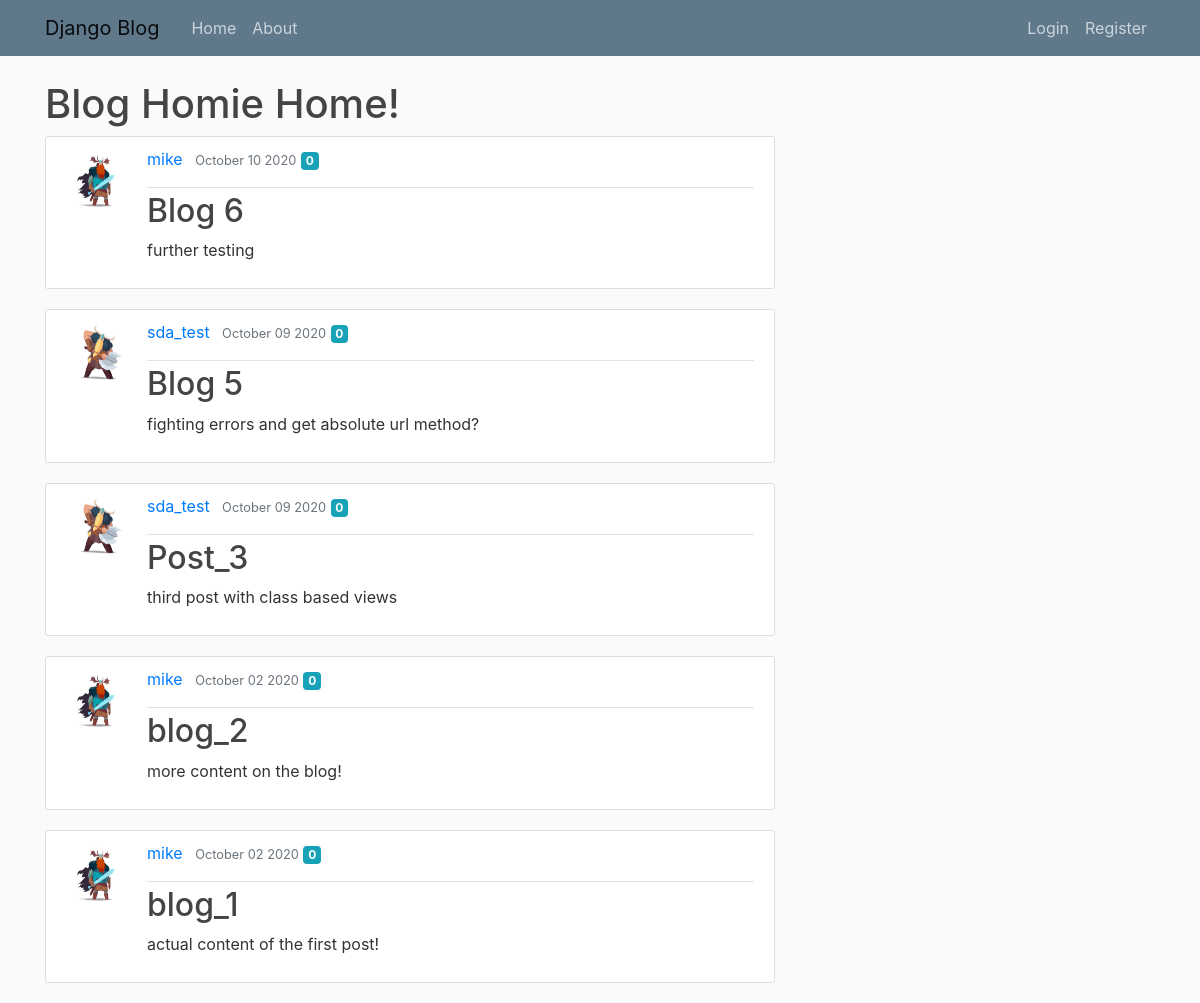
The app's page /, older data.
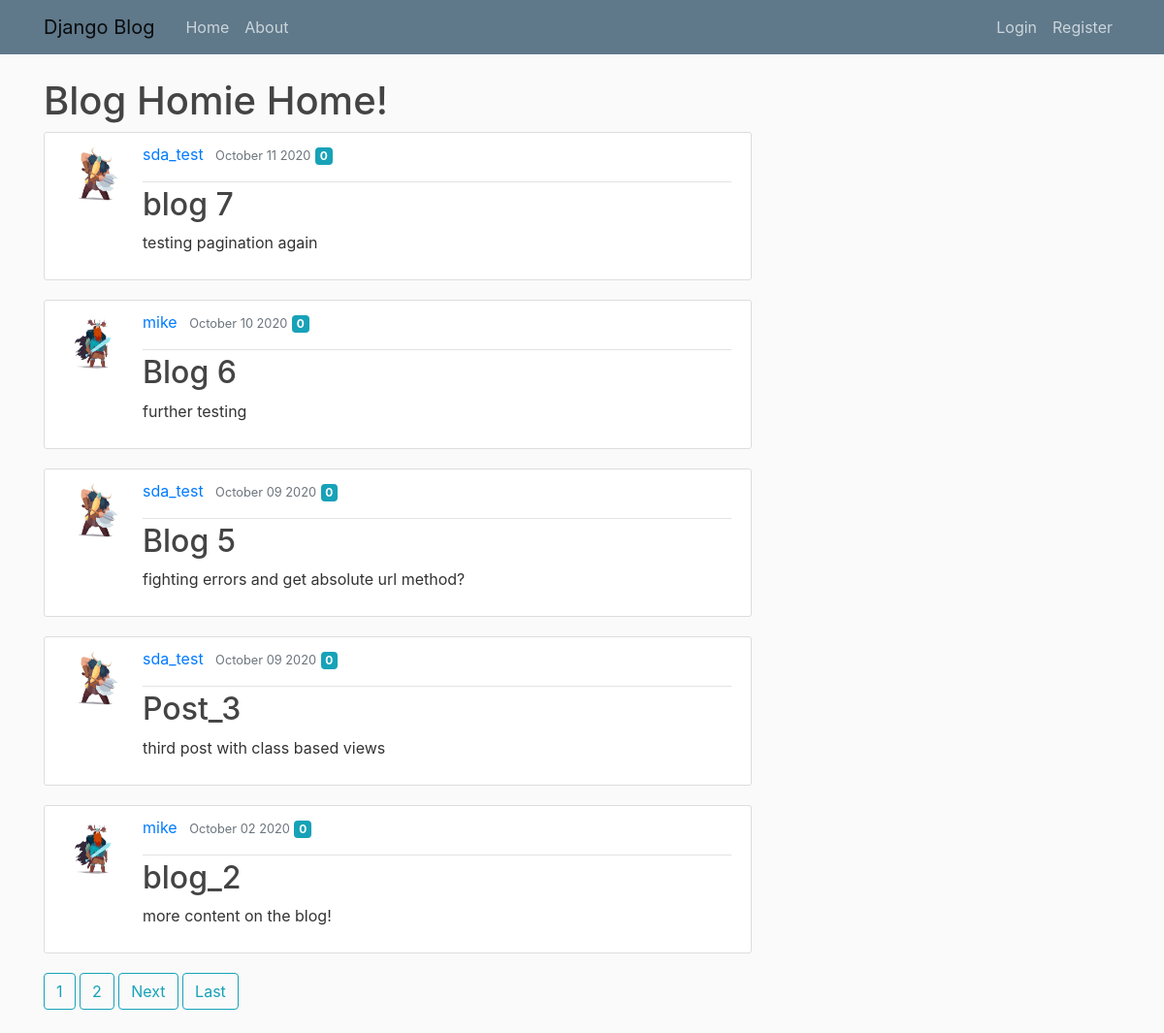
The same page, newer data.
### blogs/models.py (models this page shows, shortened)
class Post(models.Model):
    title = models.CharField(max_length=100)
    content = models.TextField()
    date_posted = models.DateTimeField(default=timezone.now)
    author = models.ForeignKey(User, on_delete=models.CASCADE)
    likes_count = models.IntegerField(default=0)

### users/models.py (models this page shows, shortened)
class Profile(models.Model):
    user = models.OneToOneField(User, on_delete=models.CASCADE)
    image = models.ImageField(default='default.jpg', upload_to='profile_pics')

### blogs/views.py (the view)
# urls.py: path('', PostListView.as_view(), name='blogs-home'),
class PostListView(ListView):
    model = Post
    template_name = 'blogs/home.html'
    context_object_name = 'posts'
    ordering = ['-date_posted']
    paginate_by = 5

### blogs/templates/blogs/home.html (shortened to what this page needs)
{% extends "blogs/base.html" %}
{% block content %}
        <h1>Blog Homie Home!</h1>
    {% for post in posts %}
            <article class="media content-section">
                <img class="rounded-circle article-img" src="{{ post.author.profile.image.url }}">
              <div class="media-body">
                <div class="article-metadata">
                  <a class="mr-2" href="#">{{ post.author }}</a>
                  <small class="text-muted">{{ post.date_posted|date:"F d Y" }}</small>
                  <p class="badge badge-info mr-4">{{ post.likes_count}}</p>
                </div>
                <h2><a class="article-title" href="{% url 'post-detail' post.id %}">{{ post.title }}</a></h2>
                <p class="article-content">{{ post.content }}</p>
              </div>
            </article>
    {% endfor %}
    {% if is_paginated %}
        {% for num in page_obj.paginator.page_range %}
            {% if page_number == num %}
                <a class="btn btn-outline-info mb-4"href="?page={{num}}">{{ num }}</a>
            {% elif num > page_obj.number|add:'-3' and num < page_obj.number|add:'3'%}
                <a class="btn btn-outline-info mb-4"href="?page={{num}}">{{ num }}</a>
            {% endif %}
        {% endfor %}
        {% if page_obj.has_next %}
            <a class="btn btn-outline-info mb-4"href="?page={{ page_obj.next_page_number }}">Next</a>
            <a class="btn btn-outline-info mb-4"href="?page={{page_obj.paginator.num_pages }}">Last</a>
        {% endif %}
    {% endif %}
{% endblock content %}

Row changes from the older to the newer data that the page shows:
no longer on this page (row unchanged): Post: author.profile.image (picture), author "mike", date_posted "October 02 2020", likes_count "0", title "blog_1", content "actual content of the first post!"
added Post: author.profile.image (picture), author "sda_test", date_posted "October 11 2020", likes_count "0", title "blog 7", content "testing pagination again"
Text that changed along with them:
new list line: "1"
new list line: "2"
text now shown: "Next Last"
